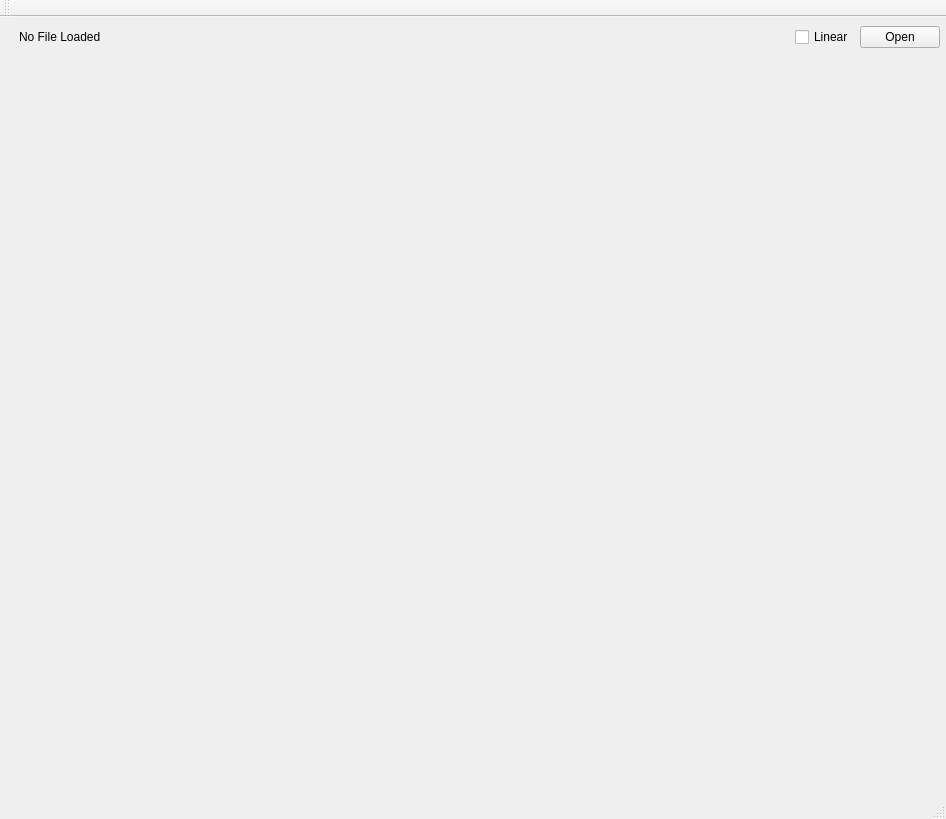
<?xml version="1.0" encoding="UTF-8"?>
<ui version="4.0">
 <class>NWAViewerWindow</class>
 <widget class="QMainWindow" name="NWAViewerWindow">
  <property name="geometry">
   <rect>
    <x>0</x>
    <y>0</y>
    <width>946</width>
    <height>819</height>
   </rect>
  </property>
  <property name="windowTitle">
   <string>Network Analyzer Viewer</string>
  </property>
  <widget class="QWidget" name="centralwidget">
   <property name="sizePolicy">
    <sizepolicy hsizetype="Expanding" vsizetype="Expanding">
     <horstretch>0</horstretch>
     <verstretch>0</verstretch>
    </sizepolicy>
   </property>
   <widget class="QWidget" name="verticalLayoutWidget">
    <property name="geometry">
     <rect>
      <x>19</x>
      <y>9</y>
      <width>921</width>
      <height>751</height>
     </rect>
    </property>
    <layout class="QVBoxLayout" name="verticalLayout">
     <property name="sizeConstraint">
      <enum>QLayout::SetDefaultConstraint</enum>
     </property>
     <item>
      <layout class="QHBoxLayout" name="horizontalLayout">
       <item>
        <widget class="QLabel" name="fileLabel">
         <property name="sizePolicy">
          <sizepolicy hsizetype="Expanding" vsizetype="Preferred">
           <horstretch>0</horstretch>
           <verstretch>0</verstretch>
          </sizepolicy>
         </property>
         <property name="text">
          <string>No File Loaded</string>
         </property>
        </widget>
       </item>
       <item>
        <widget class="QCheckBox" name="linearCheckBox">
         <property name="text">
          <string>Linear</string>
         </property>
        </widget>
       </item>
       <item>
        <widget class="QPushButton" name="fileButton">
         <property name="text">
          <string>Open</string>
         </property>
        </widget>
       </item>
      </layout>
     </item>
     <item>
      <widget class="CurveWidget" name="curvewidget">
       <property name="sizePolicy">
        <sizepolicy hsizetype="Expanding" vsizetype="Expanding">
         <horstretch>0</horstretch>
         <verstretch>0</verstretch>
        </sizepolicy>
       </property>
       <property name="orientation">
        <enum>Qt::Horizontal</enum>
       </property>
      </widget>
     </item>
     <item>
      <widget class="CurveWidget" name="curvewidget2">
       <property name="orientation">
        <enum>Qt::Horizontal</enum>
       </property>
      </widget>
     </item>
    </layout>
   </widget>
  </widget>
  <widget class="QMenuBar" name="menubar">
   <property name="geometry">
    <rect>
     <x>0</x>
     <y>0</y>
     <width>946</width>
     <height>22</height>
    </rect>
   </property>
  </widget>
  <widget class="QStatusBar" name="statusbar"/>
  <widget class="QToolBar" name="toolBar">
   <property name="windowTitle">
    <string>toolBar</string>
   </property>
   <attribute name="toolBarArea">
    <enum>TopToolBarArea</enum>
   </attribute>
   <attribute name="toolBarBreak">
    <bool>false</bool>
   </attribute>
  </widget>
 </widget>
 <customwidgets>
  <customwidget>
   <class>CurveWidget</class>
   <extends>QSplitter</extends>
   <header>guiqwt.plot</header>
  </customwidget>
 </customwidgets>
 <resources/>
 <connections/>
</ui>
